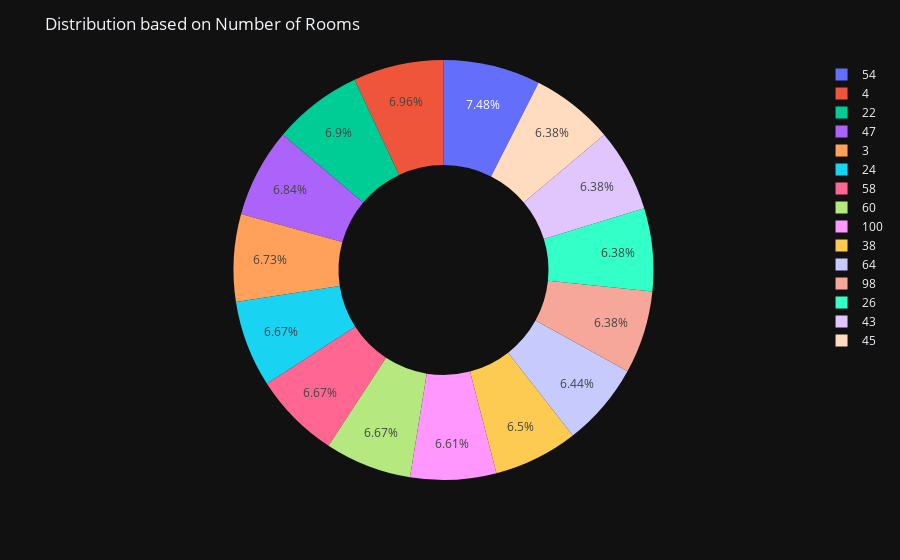

The notebook cell saved with this chart:
### Code cell
labels = dataset['numberOfRooms'].value_counts().index[:15]
values = dataset['numberOfRooms'].value_counts()[:15]

fig = px.pie(names=labels, values=values, hole=0.5)
fig.update_layout(title='Distribution based on Number of Rooms', template='plotly_dark', hoverlabel = dict(
    font_size=16,
    font_family='Helvetica'
))
fig.update_traces(hovertemplate='No. of Rooms: %{label}<br> Amount of such rooms in datasert: %{value}')
fig.show()

### Figure 1 — Plotly figure (JSON) as saved in the notebook; plotly's stock layout.template omitted (floating-point values rounded to 4 significant figures)
{"data": [{"domain": {"x": [0, 1], "y": [0, 1]}, "hole": 0.5, "hovertemplate": "No. of Rooms: %{label}<br> Amount of such rooms in datasert: %{value}", "labels": [54, 4, 22, 47, 3, 24, 58, 60, 100, 38, 64, 98, 26, 43, 45], "legendgroup": "", "name": "", "showlegend": true, "type": "pie", "values": [129, 120, 119, 118, 116, 115, 115, 115, 114, 112, 111, 110, 110, 110, 110]}], "layout": {"hoverlabel": {"font": {"family": "Helvetica", "size": 16}}, "legend": {"tracegroupgap": 0}, "margin": {"t": 60}, "title": {"text": "Distribution based on Number of Rooms"}}}
